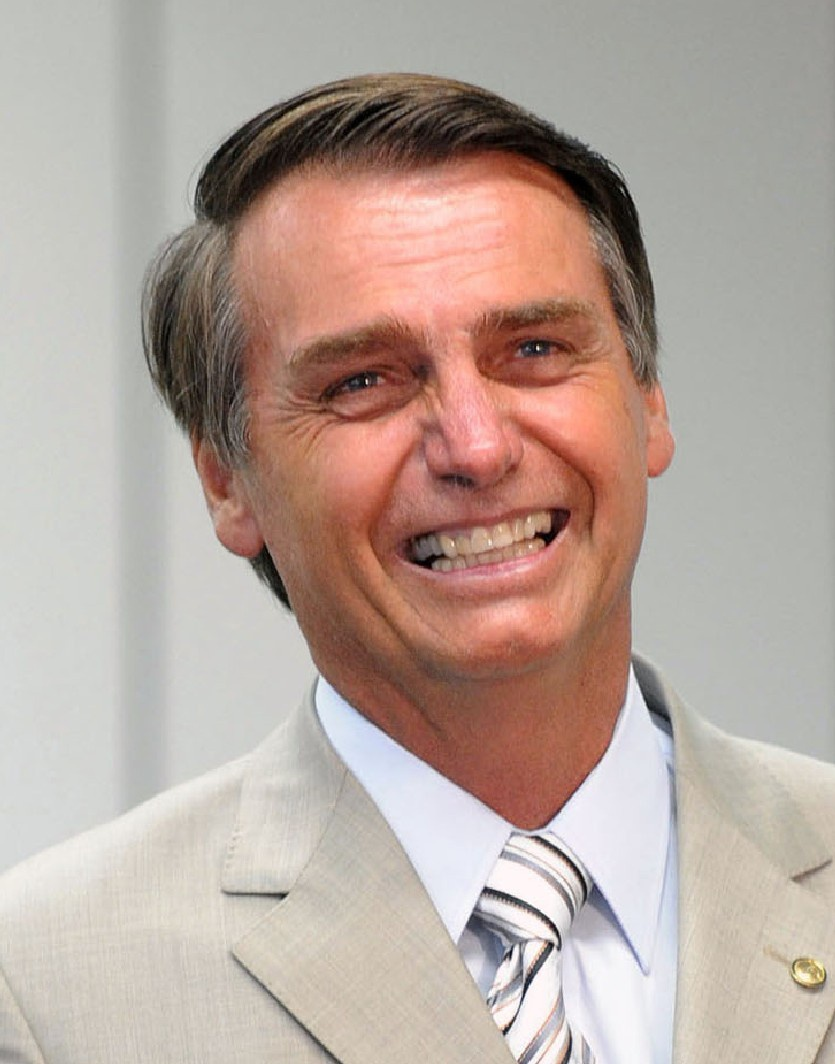
#> input picture minicurso/bolssonaro.jpg, 835 x 1064 px
$ python minicurso.py
#> lines starting #> are read from the running program, lines starting #| are printed output that depends on the picture
import cv2
import numpy as np

image = cv2.imread("bolssonaro.jpg",0)
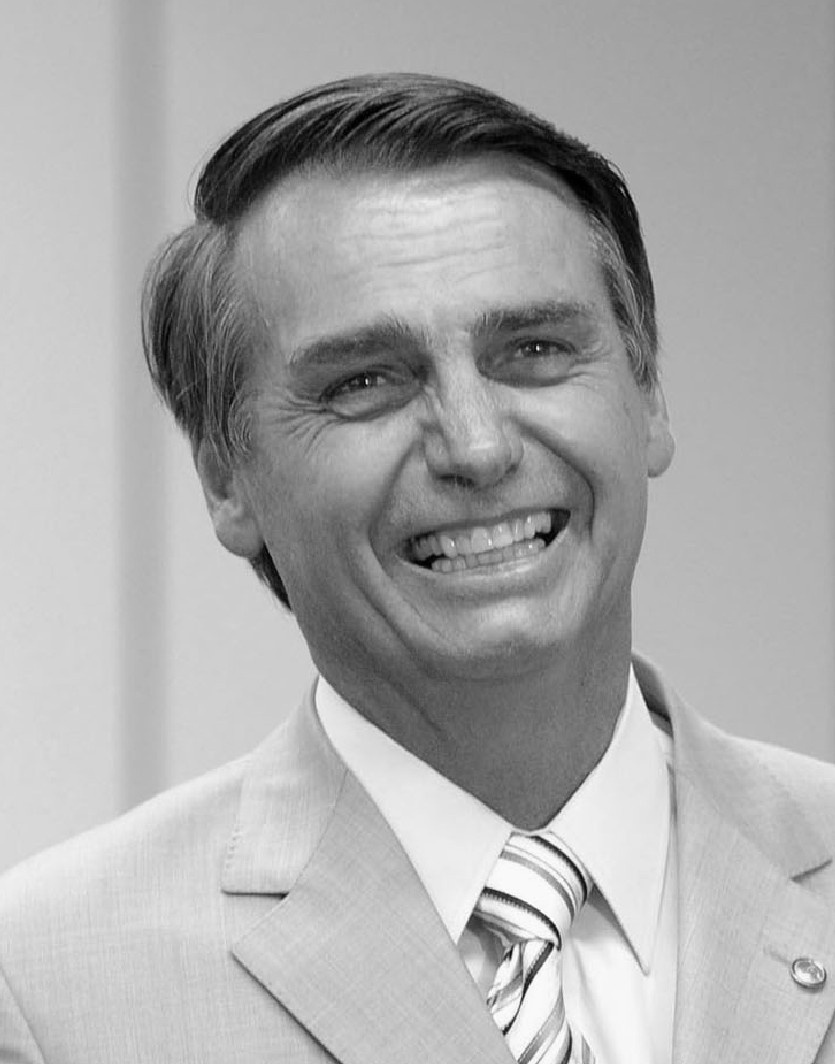
#> image: shape (1064, 835); min 0, max 255, mean 170
imageEqu = cv2.equalizeHist(image)
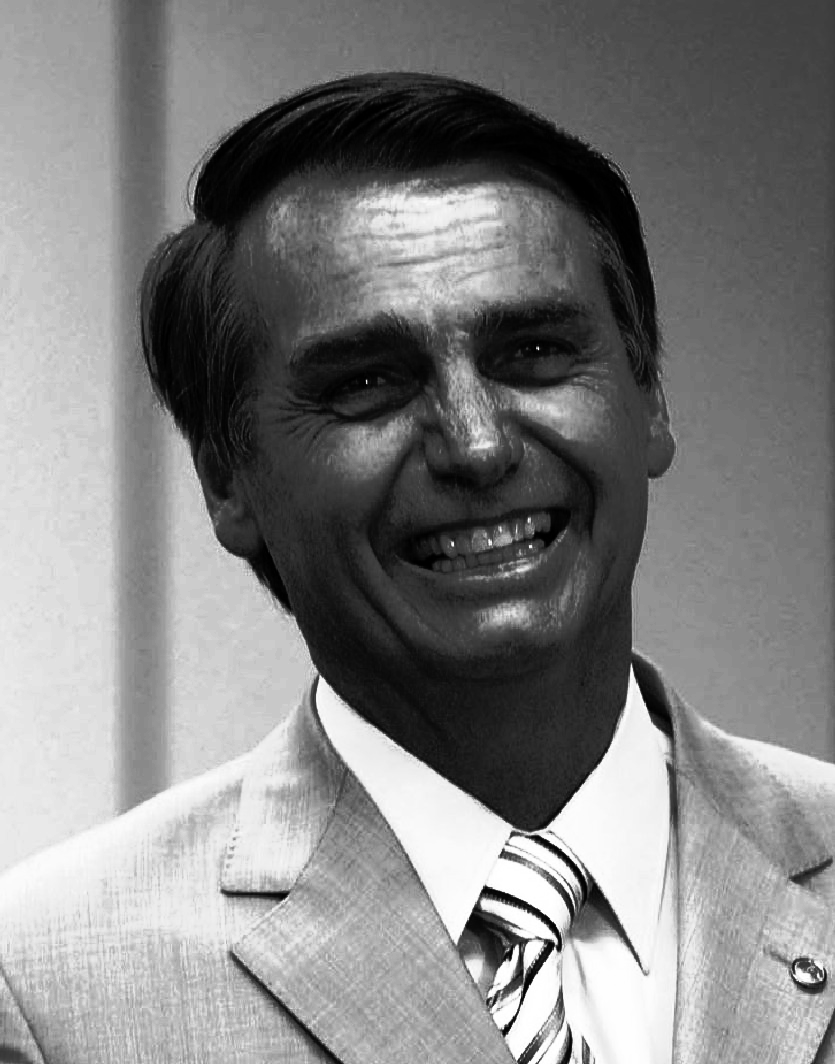
#> imageEqu: shape (1064, 835); min 0, max 255, mean 128.6
kernel = np.ones((6,6),np.float32)/25
filter2D = cv2.filter2D(imageEqu, -1,kernel)
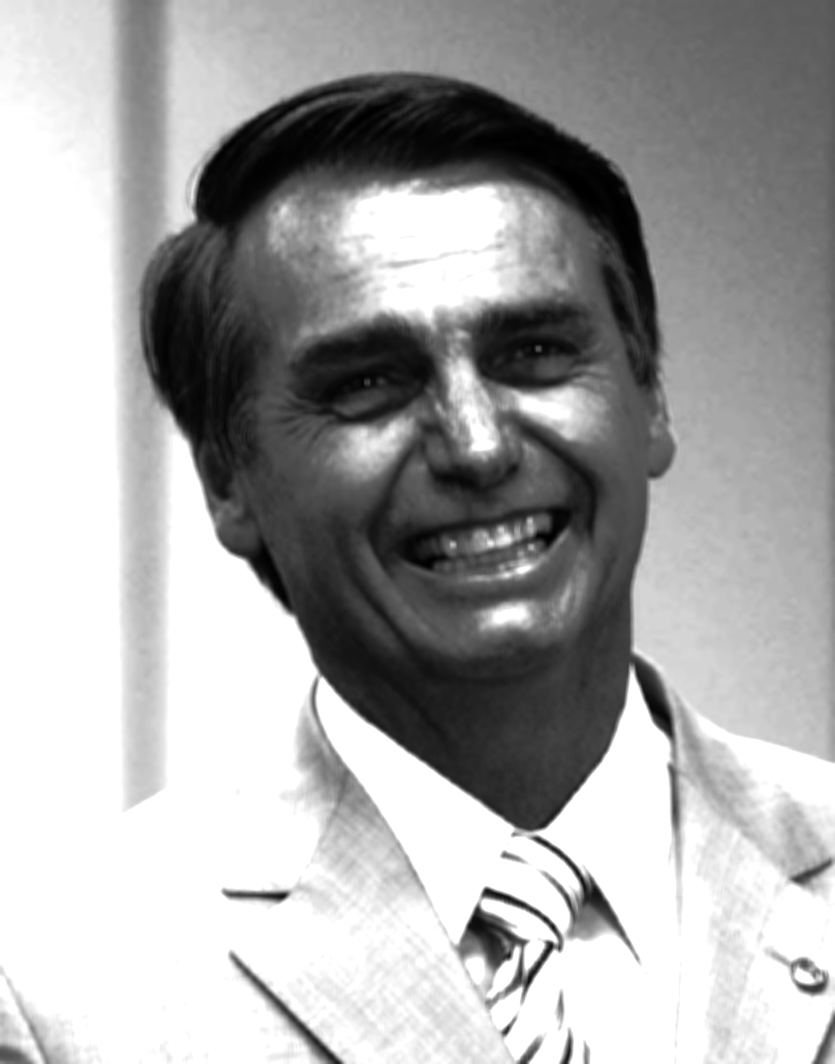
#> filter2D: shape (1064, 835); min 0, max 255, mean 168.1
blur  = cv2.blur(imageEqu,(5,5))
gaussianBlur = cv2.GaussianBlur(imageEqu,(5,5),0)
median = cv2.medianBlur(imageEqu,5)
bilateralfilter = cv2.bilateralFilter(imageEqu,9,75,75)
finalImage = np.concatenate((image,filter2D,blur,median,gaussianBlur,bilateralfilter),axis=1)
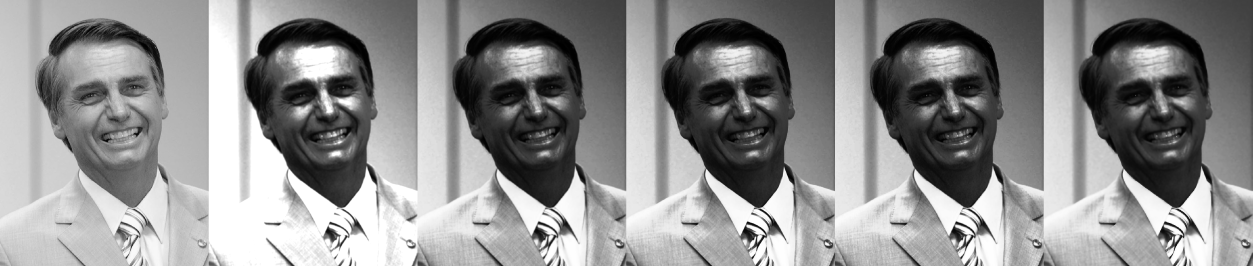
#> finalImage: shape (1064, 5010) (shown at 1/4 size); min 0, max 255, mean 142.1
cv2.imshow("final Image",finalImage)
cv2.imwrite("nova Imagem.jpg",image)


cv2.waitKey(0)
cv2.destroyAllWindows()

$ run again, with minicurso/cunha.jpg copied over minicurso/bolssonaro.jpg
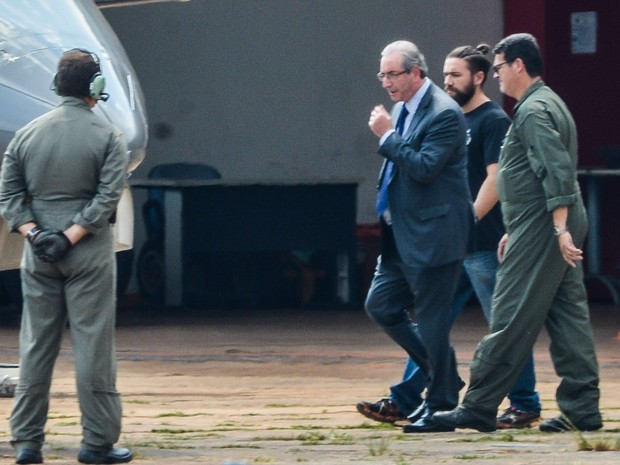
#> input picture minicurso/cunha.jpg, 620 x 465 px
#> `blur  = cv2.blur(imageEqu,(5,5))`:
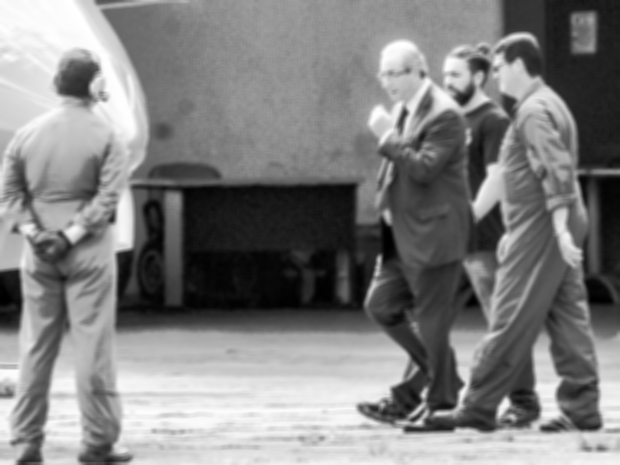
#> blur: shape (465, 620); min 0, max 255, mean 128.5
#> `finalImage = np.concatenate((image,filter2D,blur,median,gaussianBlur,b..`:
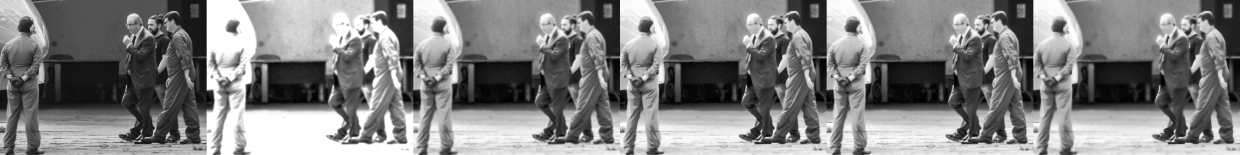
#> finalImage: shape (465, 3720) (shown at 1/3 size); min 0, max 255, mean 128.6
